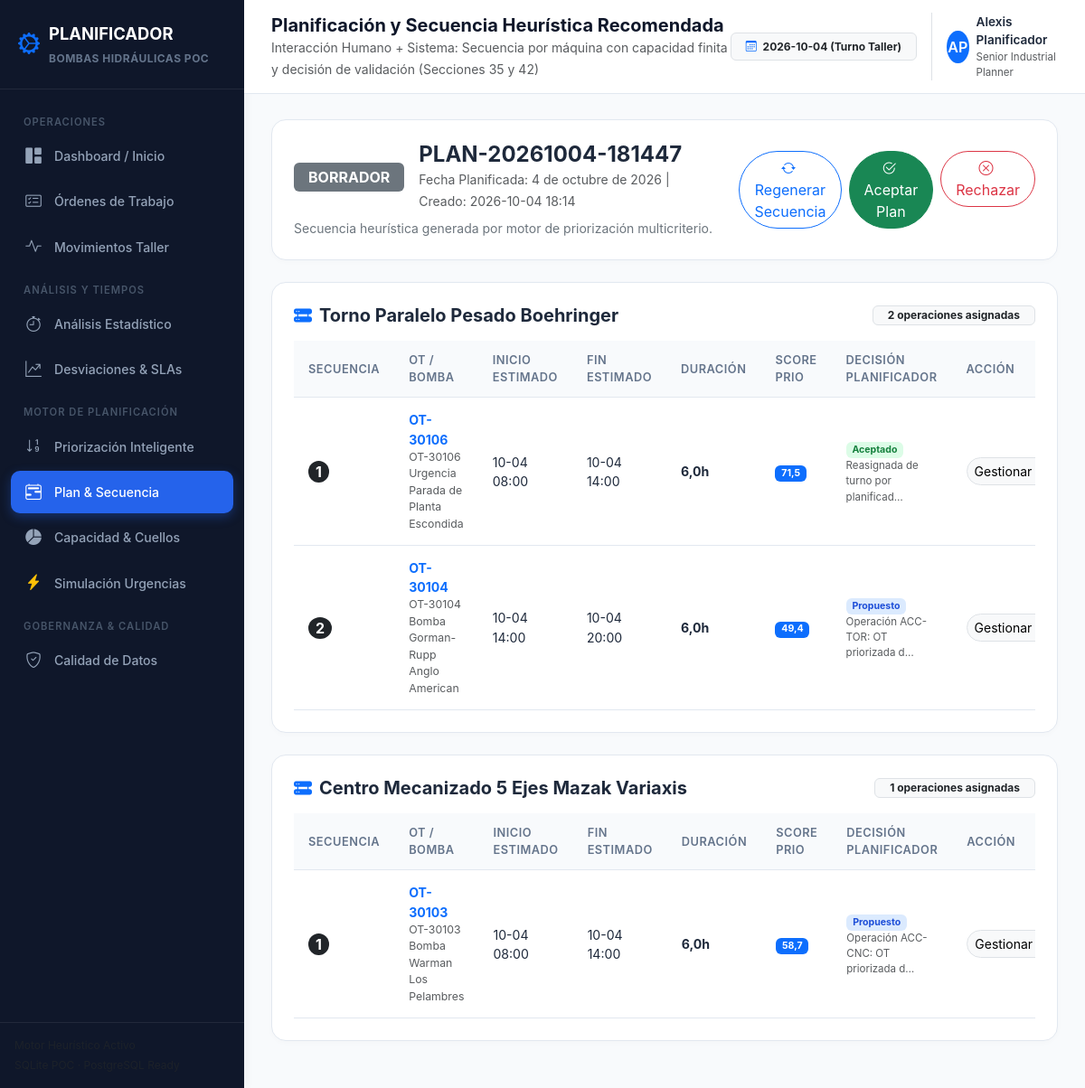
Page /scheduling/plan/ on the committed database.
### planning/models.py (models this page shows, shortened)
class PocPlanificacion(models.Model):
    ESTADOS = [
        ('BORRADOR', 'Borrador / Propuesta'),
        ('APROBADA', 'Aprobada por Planificador'),
        ('MODIFICADA', 'Modificada por Planificador'),
        ('RECHAZADA', 'Rechazada por Planificador'),
    ]
    codigo = models.CharField(max_length=50, unique=True)
    fecha_planificacion = models.DateField(default=timezone.now)
    descripcion = models.TextField(blank=True, default='')
    estado = models.CharField(max_length=20, choices=ESTADOS, default='BORRADOR')
    observaciones = models.TextField(blank=True, default='')
    created_at = models.DateTimeField(auto_now_add=True)
    class Meta:
        db_table = 'poc_planificacion'
        verbose_name = 'Planificación POC'
        verbose_name_plural = 'Planificaciones POC'

class PocPlanificacionDetalle(models.Model):
    DECISIONES = [
        ('PROPUESTO', 'Propuesto por Sistema'),
        ('ACEPTADO', 'Aceptado por Humano'),
        ('MODIFICADO', 'Modificado por Humano'),
        ('RECHAZADO', 'Rechazado por Humano'),
    ]
    planificacion = models.ForeignKey(PocPlanificacion, on_delete=models.CASCADE, related_name='detalles')
    orden_trabajo = models.ForeignKey(MCTOrdenTrabajo, on_delete=models.DO_NOTHING, db_constraint=False)
    movimiento = models.ForeignKey(MCTMovimientoOrdenTrabajo, on_delete=models.DO_NOTHING, db_constraint=False, null=True, blank=True)
    maquina = models.ForeignKey(MCTMaquina, on_delete=models.DO_NOTHING, db_constraint=False)
    orden_secuencia = models.IntegerField(default=1)
    fecha_inicio_estimada = models.DateTimeField()
    fecha_fin_estimada = models.DateTimeField()
    duracion_estimada_horas = models.FloatField(default=0.0)
    score_prioridad = models.FloatField(default=0.0)
    decision_humana = models.CharField(max_length=20, choices=DECISIONES, default='PROPUESTO')
    nota_planificador = models.TextField(blank=True, default='')
    class Meta:
        db_table = 'poc_planificacion_detalle'
        ordering = ['maquina', 'orden_secuencia']
        verbose_name = 'Detalle de Planificación POC'
        verbose_name_plural = 'Detalles de Planificación POC'

class MCTMaquina(models.Model):
    idmaquina = models.BigIntegerField(primary_key=True, db_column='idmaquina')
    idsubseccion = models.BigIntegerField(null=True, blank=True, db_column='idsubseccion')
    nombremaquina = models.CharField(max_length=100, db_column='nombremaquina')
    codigomaquina = models.CharField(max_length=20, null=True, blank=True, db_column='codigomaquina')
    estado = models.IntegerField(default=1, db_column='estado')
    class Meta:
        managed = False
        db_table = 'mct_maquina'
        verbose_name = 'Máquina'
        verbose_name_plural = 'Máquinas'

class MCTOrdenTrabajo(models.Model):
    idordentrabajo = models.BigIntegerField(primary_key=True, db_column='idordentrabajo')
    idcliente = models.ForeignKey(MCTCliente, on_delete=models.DO_NOTHING, db_column='idcliente', null=True, blank=True, db_constraint=False)
    idproducto = models.ForeignKey(MCTProducto, on_delete=models.DO_NOTHING, db_column='idproducto', null=True, blank=True, db_constraint=False)
    idcotizacion = models.BigIntegerField(null=True, blank=True, db_column='idcotizacion')
    idtipoorden = models.BigIntegerField(null=True, blank=True, db_column='idtipoorden')
    nombreordentrabajo = models.CharField(max_length=255, null=True, blank=True, db_column='nombreordentrabajo')
    ordencompra = models.BigIntegerField(null=True, blank=True, db_column='ordencompra')
    fecharecepcion = models.DateTimeField(null=True, blank=True, db_column='fecharecepcion')
    fechaentrega = models.DateTimeField(null=True, blank=True, db_column='fechaentrega')
    fechasolicitudentrega = models.DateTimeField(null=True, blank=True, db_column='fechasolicitudentrega')
    idusuario = models.BigIntegerField(null=True, blank=True, db_column='idusuario')
    idestadoorden = models.ForeignKey(MCTEstadoOrden, on_delete=models.DO_NOTHING, db_column='idestadoorden', null=True, blank=True, db_constraint=False)
    prioridad = models.BigIntegerField(default=1, db_column='prioridad')  # Escala comercial 1 a 5
    idfamilia = models.BigIntegerField(null=True, blank=True, db_column='idfamilia')
    fechacreacion = models.DateTimeField(null=True, blank=True, db_column='fechacreacion')
    usuariocreacion = models.CharField(max_length=100, null=True, blank=True, db_column='usuariocreacion')
    class Meta:
        managed = False
        db_table = 'mct_ordentrabajo'
        verbose_name = 'Orden de Trabajo'
        verbose_name_plural = 'Órdenes de Trabajo'

### scheduling/views.py (the view, shortened to what this page needs)
# urls.py: path('plan/', views.plan_view, name='scheduling_plan'),
def plan_view(request):
    ultimo_plan = PocPlanificacion.objects.prefetch_related(
        'detalles', 'detalles__orden_trabajo', 'detalles__maquina', 'detalles__movimiento'
    ).order_by('-created_at').first()
    if not ultimo_plan:
        ultimo_plan = generate_schedule()
    detalles_por_maquina = {}
    for det in ultimo_plan.detalles.all():
        m_nom = det.maquina.nombremaquina
        if m_nom not in detalles_por_maquina:
            detalles_por_maquina[m_nom] = []
        detalles_por_maquina[m_nom].append(det)
    context = {
        'plan': ultimo_plan,
        'detalles_por_maquina': detalles_por_maquina
    }
    return render(request, 'scheduling/plan.html', context)

### templates/scheduling/plan.html (shortened to what this page needs)
{% extends 'base.html' %}
{% block page_heading %}Planificación y Secuencia Heurística Recomendada{% endblock %}
{% block page_subheading %}Interacción Humano + Sistema: Secuencia por máquina con capacidad finita y decisión de validación (Secciones 35 y 42){% endblock %}
{% block content %}
<div class="modern-card">
    <div class="row align-items-center">
        <div class="col-md-7">
            <div class="d-flex align-items-center gap-3">
                <span class="badge {% if plan.estado == 'APROBADA' %}bg-success{% elif plan.estado == 'RECHAZADA' %}bg-danger{% else %}bg-secondary{% endif %} fs-6 px-3 py-2">
                    {{ plan.estado }}
                </span>
                <div>
                    <h4 class="fw-bold m-0">{{ plan.codigo }}</h4>
                    <small class="text-muted">Fecha Planificada: {{ plan.fecha_planificacion }} | Creado: {{ plan.created_at|date:"Y-m-d H:i" }}</small>
                </div>
            </div>
            <p class="mt-2 mb-0 small text-secondary">{{ plan.observaciones }}</p>
        </div>
        <div class="col-md-5 text-end d-flex justify-content-end gap-2">
            <form method="post" class="d-inline">
                <button type="submit" class="btn btn-outline-primary rounded-pill">
                    <i class="bi bi-arrow-repeat me-1"></i> Regenerar Secuencia
                </button>
            </form>
            <form method="post" class="d-inline">
                <button type="submit" class="btn btn-success rounded-pill px-3">
                    <i class="bi bi-check2-circle me-1"></i> Aceptar Plan
                </button>
            </form>
            <form method="post" class="d-inline">
                <button type="submit" class="btn btn-outline-danger rounded-pill px-3">
                    <i class="bi bi-x-circle me-1"></i> Rechazar
                </button>
            </form>
        </div>
    </div>
</div>
{% for maquina_nom, detalles in detalles_por_maquina.items %}
<div class="modern-card">
    <div class="d-flex justify-content-between align-items-center mb-3">
        <h5 class="fw-bold m-0"><i class="bi bi-hdd-rack-fill text-primary me-2"></i>{{ maquina_nom }}</h5>
        <span class="badge bg-light text-dark border px-3 py-1">
            {{ detalles|length }} operaciones asignadas
        </span>
    </div>
    <div class="table-responsive">
        <table class="table-modern">
            <thead>
                <tr>
                    <th>Secuencia</th>
                    <th>OT / Bomba</th>
                    <th>Inicio Estimado</th>
                    <th>Fin Estimado</th>
                    <th>Duración</th>
                    <th>Score Prio</th>
                    <th>Decisión Planificador</th>
                    <th>Acción</th>
                </tr>
            </thead>
            <tbody>
                {% for d in detalles %}
                <tr>
                    <td>
                        <span class="badge bg-dark rounded-circle px-2 py-1 fs-6">
                            {{ d.orden_secuencia }}
                        </span>
                    </td>
                    <td>
                        <a href="{% url 'planning_orden_detail' d.orden_trabajo_id %}" class="fw-bold text-decoration-none">
                            OT-{{ d.orden_trabajo_id }}
                        </a>
                        <div class="text-muted small">{{ d.orden_trabajo.nombreordentrabajo }}</div>
                    </td>
                    <td>{{ d.fecha_inicio_estimada|date:"m-d H:i" }}</td>
                    <td>{{ d.fecha_fin_estimada|date:"m-d H:i" }}</td>
                    <td><strong>{{ d.duracion_estimada_horas }}h</strong></td>
                    <td><span class="badge bg-primary">{{ d.score_prioridad }}</span></td>
                    <td>
                        {% if d.decision_humana == 'ACEPTADO' %}
                            <span class="badge badge-success">Aceptado</span>
                        {% elif d.decision_humana == 'MODIFICADO' %}
                            <span class="badge badge-warning">Modificado</span>
                        {% elif d.decision_humana == 'RECHAZADO' %}
                            <span class="badge badge-danger">Rechazado</span>
                        {% else %}
                            <span class="badge badge-primary">Propuesto</span>
                        {% endif %}
                        {% if d.nota_planificador %}
                            <div class="text-muted" style="font-size: 0.72rem;">{{ d.nota_planificador|truncatechars:35 }}</div>
                        {% endif %}
                    </td>
                    <td>
                        <div class="dropdown">
                            <button class="btn btn-sm btn-light border rounded-pill dropdown-toggle" type="button" data-bs-toggle="dropdown">
                                Gestionar
                            </button>
                        </div>
                    </td>
                </tr>
                {% endfor %}
            </tbody>
        </table>
    </div>
</div>
{% empty %}
<div class="modern-card text-center py-5">
    <p class="text-muted">No hay operaciones asignadas en este plan.</p>
</div>
{% endfor %}
{% endblock %}

### static/css/dashboard.css (style rules this page uses)
:root { --primary-color: #2563eb; --primary-hover: #1d4ed8; --sidebar-bg: #0f172a; --sidebar-text: #94a3b8; --sidebar-active: #1e293b; --bg-body: #f8fafc; --card-bg: #ffffff; --border-color: #e2e8f0; --text-primary: #1e293b; --text-muted: #64748b; --success-color: #10b981; --warning-color: #f59e0b; --danger-color: #ef4444; }
body { background-color: var(--bg-body); font-family: -apple-system, BlinkMacSystemFont, "Segoe UI", Roboto, "Helvetica Neue", Arial, sans-serif; color: var(--text-primary); margin: 0; padding: 0; }
.modern-card { background: #ffffff; border-radius: 16px; border: 1px solid var(--border-color); box-shadow: 0 2px 6px rgba(0,0,0,0.02); padding: 24px; margin-bottom: 24px; transition: transform 0.2s, box-shadow 0.2s; }
.badge-success { background-color: #dcfce7; color: #15803d; }
.badge-primary { background-color: #dbeafe; color: #1d4ed8; }
.table-modern { width: 100%; border-collapse: separate; border-spacing: 0; }
.table-modern th { background-color: #f8fafc; color: #64748b; font-weight: 600; font-size: 0.8rem; text-transform: uppercase; letter-spacing: 0.5px; padding: 12px 16px; border-bottom: 1px solid var(--border-color); }
.table-modern td { padding: 14px 16px; font-size: 0.88rem; border-bottom: 1px solid var(--border-color); vertical-align: middle; }

### rows in the picture
PocPlanificacion: estado "BORRADOR", codigo "PLAN-20261004-181447", fecha_planificacion "4 de octubre de 2026", created_at "2026-10-04 18:14", observaciones "Secuencia heurística generada por motor de priorización multicriterio."
PocPlanificacionDetalle: nombremaquina "Torno Paralelo Pesado Boehringer", detalles "2", orden_secuencia "1", orden_trabajo_id "30106", orden_trabajo.nombreordentrabajo "OT-30106 Urgencia Parada de Planta Escondida", fecha_inicio_estimada "10-04 08:00", fecha_fin_estimada "10-04 14:00", duracion_estimada_horas "6,0", score_prioridad "71,5", decision_humana "Aceptado", nota_planificador "Reasignada de turno por planificad…"
PocPlanificacionDetalle: orden_secuencia "2", orden_trabajo_id "30104", orden_trabajo.nombreordentrabajo "OT-30104 Bomba Gorman-Rupp Anglo American", fecha_inicio_estimada "10-04 14:00", fecha_fin_estimada "10-04 20:00", duracion_estimada_horas "6,0", score_prioridad "49,4", decision_humana "Propuesto", nota_planificador "Operación ACC-TOR: OT priorizada d…"
PocPlanificacionDetalle: nombremaquina "Centro Mecanizado 5 Ejes Mazak Variaxis", detalles "1", orden_secuencia "1", orden_trabajo_id "30103", orden_trabajo.nombreordentrabajo "OT-30103 Bomba Warman Los Pelambres", fecha_inicio_estimada "10-04 08:00", fecha_fin_estimada "10-04 14:00", duracion_estimada_horas "6,0", score_prioridad "58,7", decision_humana "Propuesto", nota_planificador "Operación ACC-CNC: OT priorizada d…"
